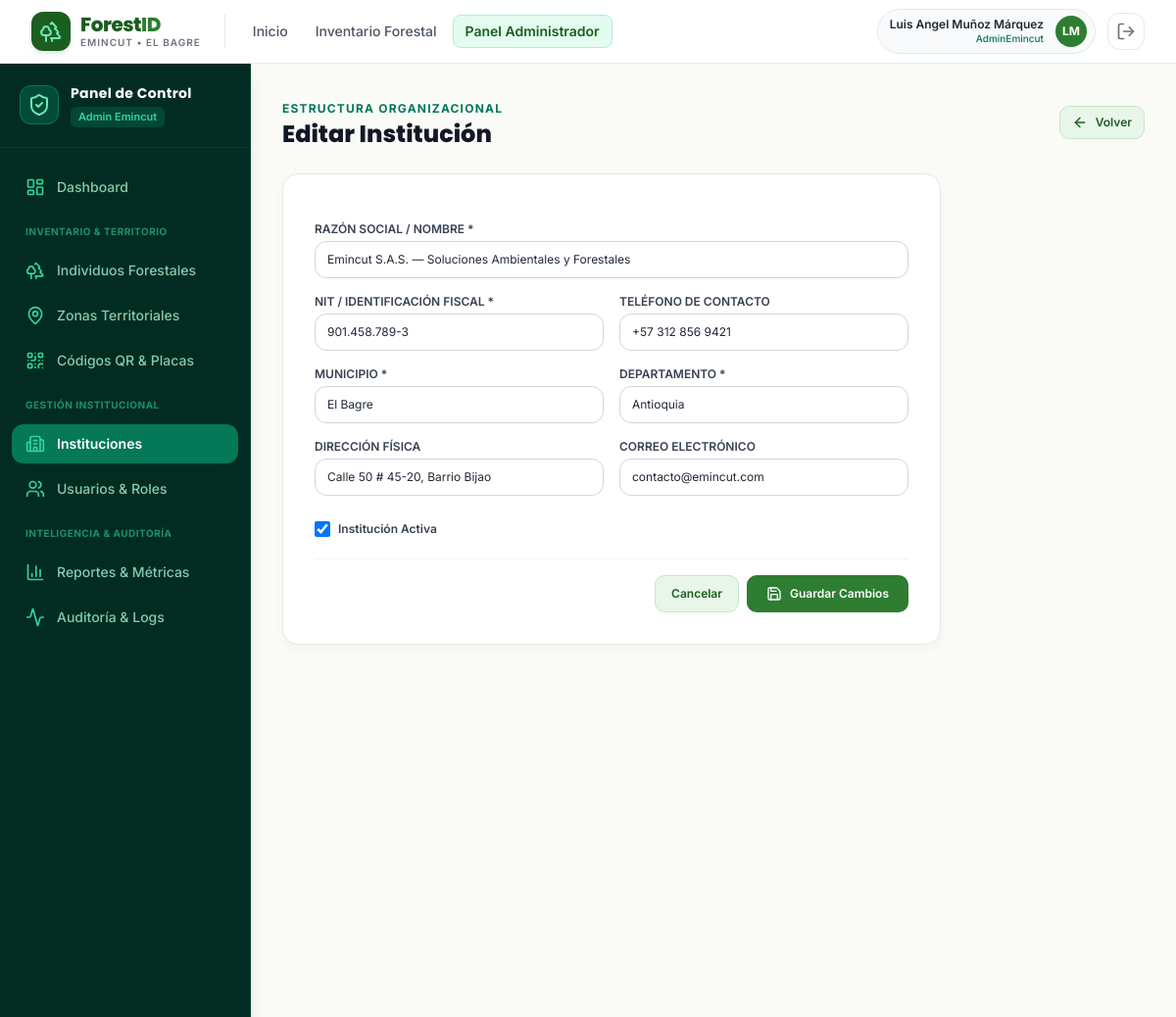
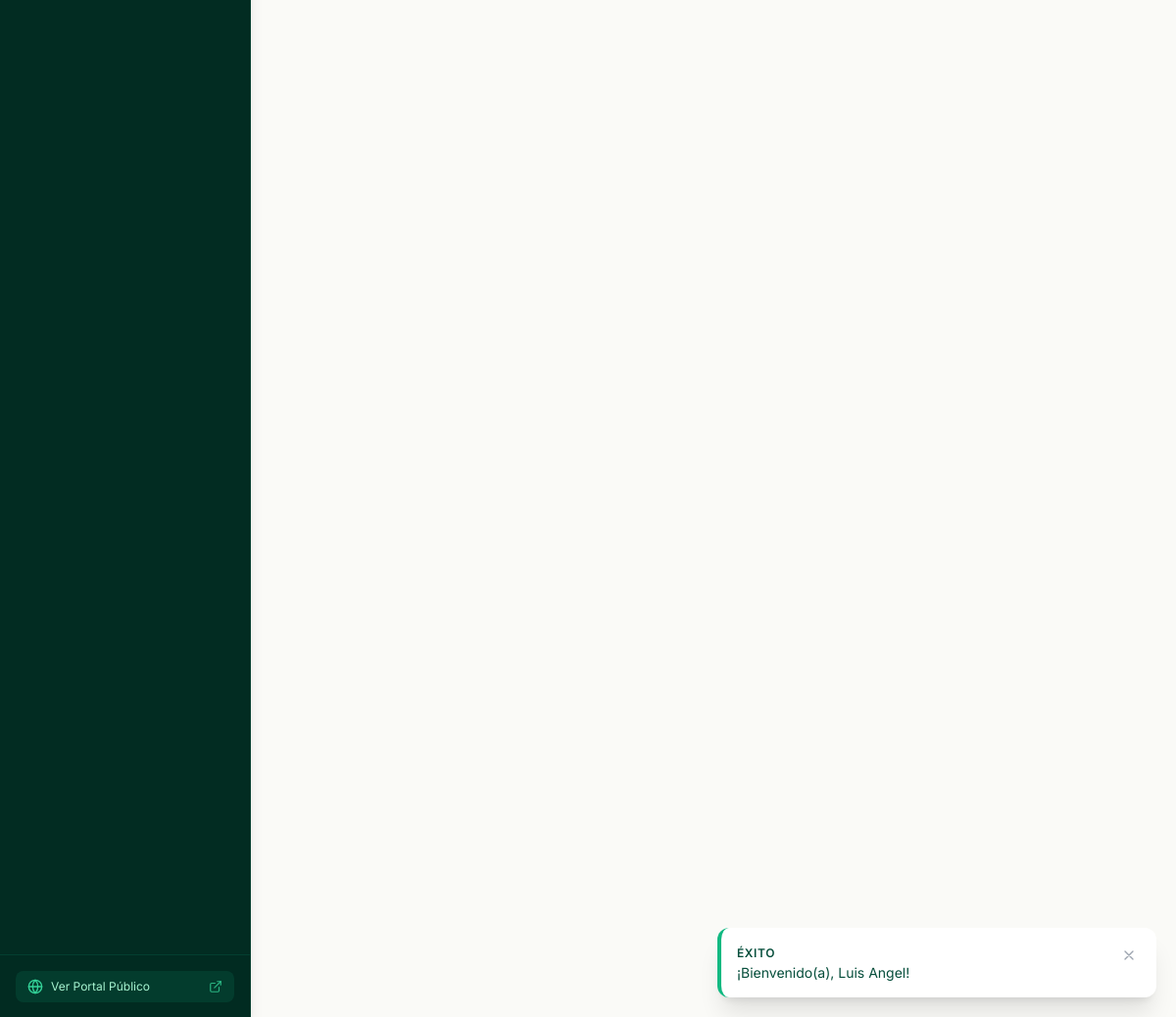
/admin/instituciones/editar.php?id=22222222-2222-2222-2222-222222222201 (signed in), run on the app's committed database (2 pictures, top to bottom).
### tables this page shows
CREATE TABLE `instituciones` (
    `id_institucion` CHAR(36) NOT NULL DEFAULT (UUID()),
    `nombre_institucion` VARCHAR(150) NOT NULL,
    `nit` VARCHAR(20) NOT NULL UNIQUE,
    `direccion` VARCHAR(200) NULL,
    `municipio` VARCHAR(100) NOT NULL DEFAULT 'El Bagre',
    `departamento` VARCHAR(100) NOT NULL DEFAULT 'Antioquia',
    `telefono_contacto` VARCHAR(20) NULL,
    `correo_contacto` VARCHAR(150) NULL,
    `logo_url` VARCHAR(255) NULL,
    `estado` TINYINT(1) NOT NULL DEFAULT 1 COMMENT '1: Activa, 0: Inactiva',
    `fecha_registro` DATETIME NOT NULL DEFAULT CURRENT_TIMESTAMP,
    PRIMARY KEY (`id_institucion`),
    INDEX `idx_institucion_municipio` (`municipio`, `departamento`)
);

### admin/instituciones/editar.php (the view, shortened to what this page needs)
<?php
require_once __DIR__ . '/../../includes/funciones.php';
$id = $_GET['id'] ?? '';
$pdo = getDBConnection();
$stmt = $pdo->prepare("SELECT * FROM `instituciones` WHERE `id_institucion` = :id");
$stmt->execute([':id' => $id]);
$inst = $stmt->fetch();
require_once __DIR__ . '/../../includes/header.php';
require_once __DIR__ . '/../../includes/navbar.php';
?>
<div class="flex-1 flex flex-col md:flex-row">
    <?php require_once __DIR__ . '/../../includes/sidebar_admin.php'; ?>
    <main class="flex-1 p-6 sm:p-8 space-y-6 overflow-y-auto">
        <div class="flex items-center justify-between">
            <div>
                <span class="text-xs font-bold text-emerald-700 uppercase tracking-widest">Estructura Organizacional</span>
                <h1 class="font-heading font-extrabold text-2xl text-gray-900">Editar Institución</h1>
            </div>
            <a href="<?= BASE_URL ?>admin/instituciones/index.php" class="btn-forest-secondary text-xs py-2 px-3">
                <i data-lucide="arrow-left" class="w-4 h-4"></i> Volver
            </a>
        </div>
        <div class="forest-card p-6 sm:p-8 max-w-2xl">
            <form method="POST" action="editar.php?id=<?= urlencode($id) ?>" class="space-y-4">
                <div>
                    <label for="nombre_institucion" class="block text-xs font-semibold text-gray-700 uppercase mb-1">Razón Social / Nombre *</label>
                    <input type="text" name="nombre_institucion" id="nombre_institucion" required value="<?= htmlspecialchars($inst['nombre_institucion']) ?>" class="w-full py-2.5 px-3 border border-gray-300 rounded-xl text-xs focus:ring-2 focus:ring-emerald-600 outline-none">
                </div>
                <div class="grid grid-cols-1 sm:grid-cols-2 gap-4">
                    <div>
                        <label for="nit" class="block text-xs font-semibold text-gray-700 uppercase mb-1">NIT / Identificación Fiscal *</label>
                        <input type="text" name="nit" id="nit" required value="<?= htmlspecialchars($inst['nit']) ?>" class="w-full py-2.5 px-3 border border-gray-300 rounded-xl text-xs focus:ring-2 focus:ring-emerald-600 outline-none">
                    </div>
                    <div>
                        <label for="telefono_contacto" class="block text-xs font-semibold text-gray-700 uppercase mb-1">Teléfono de Contacto</label>
                        <input type="text" name="telefono_contacto" id="telefono_contacto" value="<?= htmlspecialchars($inst['telefono_contacto'] ?? '') ?>" class="w-full py-2.5 px-3 border border-gray-300 rounded-xl text-xs focus:ring-2 focus:ring-emerald-600 outline-none">
                    </div>
                </div>
                <div class="grid grid-cols-1 sm:grid-cols-2 gap-4">
                    <div>
                        <label for="municipio" class="block text-xs font-semibold text-gray-700 uppercase mb-1">Municipio *</label>
                        <input type="text" name="municipio" id="municipio" required value="<?= htmlspecialchars($inst['municipio']) ?>" class="w-full py-2.5 px-3 border border-gray-300 rounded-xl text-xs focus:ring-2 focus:ring-emerald-600 outline-none">
                    </div>
                    <div>
                        <label for="departamento" class="block text-xs font-semibold text-gray-700 uppercase mb-1">Departamento *</label>
                        <input type="text" name="departamento" id="departamento" required value="<?= htmlspecialchars($inst['departamento']) ?>" class="w-full py-2.5 px-3 border border-gray-300 rounded-xl text-xs focus:ring-2 focus:ring-emerald-600 outline-none">
                    </div>
                </div>
                <div class="grid grid-cols-1 sm:grid-cols-2 gap-4">
                    <div>
                        <label for="direccion" class="block text-xs font-semibold text-gray-700 uppercase mb-1">Dirección Física</label>
                        <input type="text" name="direccion" id="direccion" value="<?= htmlspecialchars($inst['direccion'] ?? '') ?>" class="w-full py-2.5 px-3 border border-gray-300 rounded-xl text-xs focus:ring-2 focus:ring-emerald-600 outline-none">
                    </div>
                    <div>
                        <label for="correo_contacto" class="block text-xs font-semibold text-gray-700 uppercase mb-1">Correo Electrónico</label>
                        <input type="email" name="correo_contacto" id="correo_contacto" value="<?= htmlspecialchars($inst['correo_contacto'] ?? '') ?>" class="w-full py-2.5 px-3 border border-gray-300 rounded-xl text-xs focus:ring-2 focus:ring-emerald-600 outline-none">
                    </div>
                </div>
                <div class="pt-2">
                    <label class="inline-flex items-center gap-2 cursor-pointer">
                        <input type="checkbox" name="estado" value="1" <?= ($inst['estado'] == 1) ? 'checked' : '' ?> class="rounded text-emerald-600 focus:ring-emerald-500 w-4 h-4">
                        <span class="text-xs font-semibold text-gray-700">Institución Activa</span>
                    </label>
                </div>
                <div class="pt-4 border-t border-gray-100 flex justify-end gap-2">
                    <a href="<?= BASE_URL ?>admin/instituciones/index.php" class="btn-forest-secondary text-xs py-2.5 px-4">Cancelar</a>
                    <button type="submit" class="btn-forest-primary text-xs py-2.5 px-5">
                        <i data-lucide="save" class="w-4 h-4"></i> Guardar Cambios
                    </button>
                </div>
            </form>
        </div>
    </main>
</div>
<?php require_once __DIR__ . '/../../includes/footer.php'; ?>

### assets/css/custom.css (style rules this page uses)
:root { --color-primary-dark: #1B5E20; --color-primary: #2E7D32; --color-primary-light: #4CAF50; --color-surface-soft: #E8F5E9; --color-surface-bg: #FAFAF7; --color-earth: #6D4C41; --color-text-main: #1F2937; }
body { background-color: var(--color-surface-bg); color: var(--color-text-main); font-family: 'Inter', -apple-system, BlinkMacSystemFont, "Segoe UI", Roboto, sans-serif; -webkit-font-smoothing: antialiased; }
h1, h2, h3, h4, h5, h6, .font-heading { font-family: 'Poppins', 'Inter', sans-serif; }
.forest-card { background: #FFFFFF; border: 1px solid #E5E9E2; border-radius: 1rem; box-shadow: 0 4px 12px -2px rgba(27, 94, 32, 0.05); transition: all 0.2s cubic-bezier(0.4, 0, 0.2, 1); }
.btn-forest-primary { background-color: #2E7D32; color: #FFFFFF; font-weight: 600; padding: 0.625rem 1.25rem; border-radius: 0.625rem; display: inline-flex; align-items: center; justify-content: center; gap: 0.5rem; transition: all 0.15s ease-in-out; }
.btn-forest-secondary { background-color: #E8F5E9; color: #1B5E20; font-weight: 600; padding: 0.625rem 1.25rem; border-radius: 0.625rem; display: inline-flex; align-items: center; justify-content: center; gap: 0.5rem; border: 1px solid #C8E6C9; transition: all 0.15s ease-in-out; }

### data on the page
instituciones: nombre_institucion "Emincut S.A.S. — Soluciones Ambientales y Forestales", nit "901.458.789-3", telefono_contacto "+57 312 856 9421", municipio "El Bagre", departamento "Antioquia", direccion "Calle 50 # 45-20, Barrio Bijao", correo_contacto "contacto@emincut.com", estado "☑"

### other printed values
$cfg['badge'] "ÉXITO"
$mensaje "¡Bienvenido(a), Luis Angel!"
$usuario_actual['nombres'] . ' ' . $usuario_actual['apellidos'] "Luis Angel Muñoz Márquez"
$usuario_actual['nombre_rol'] "AdminEmincut"
